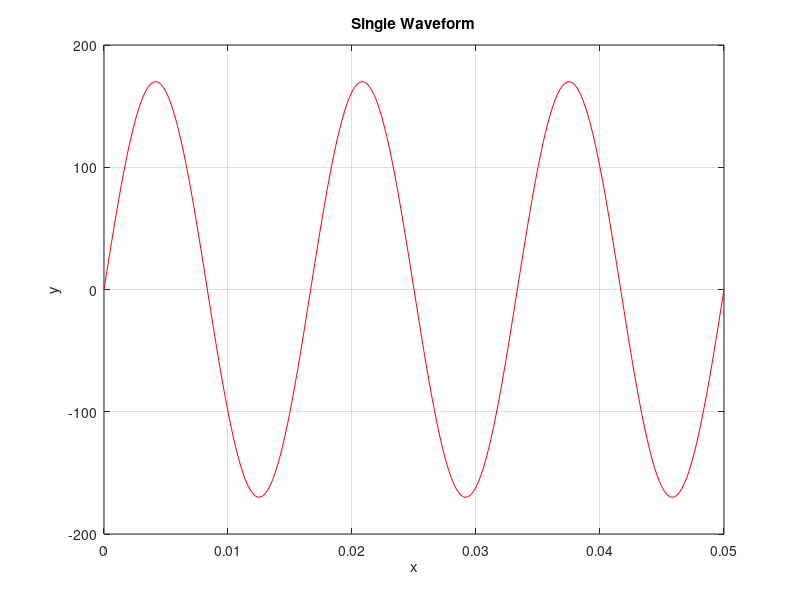
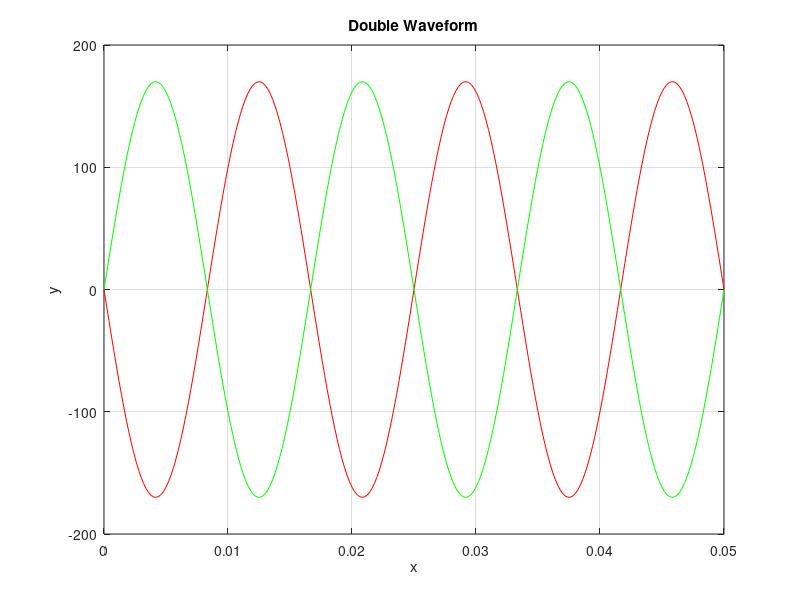
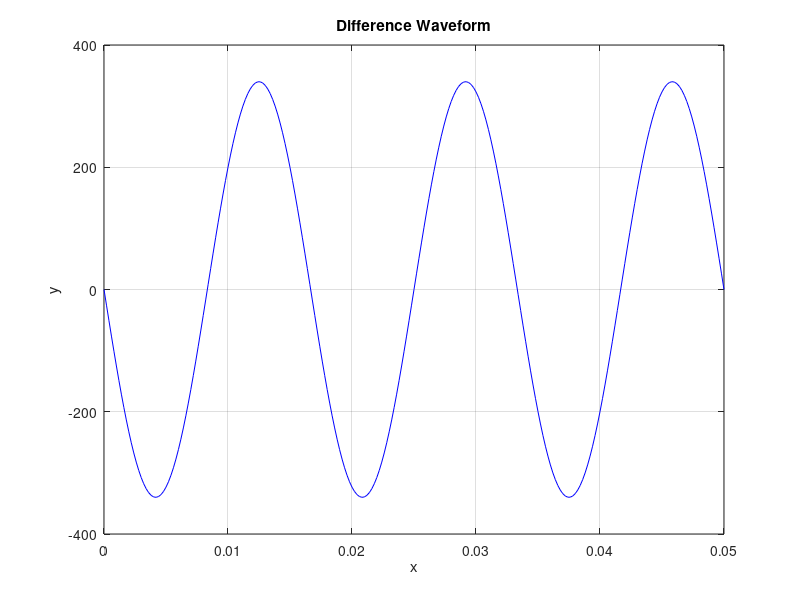
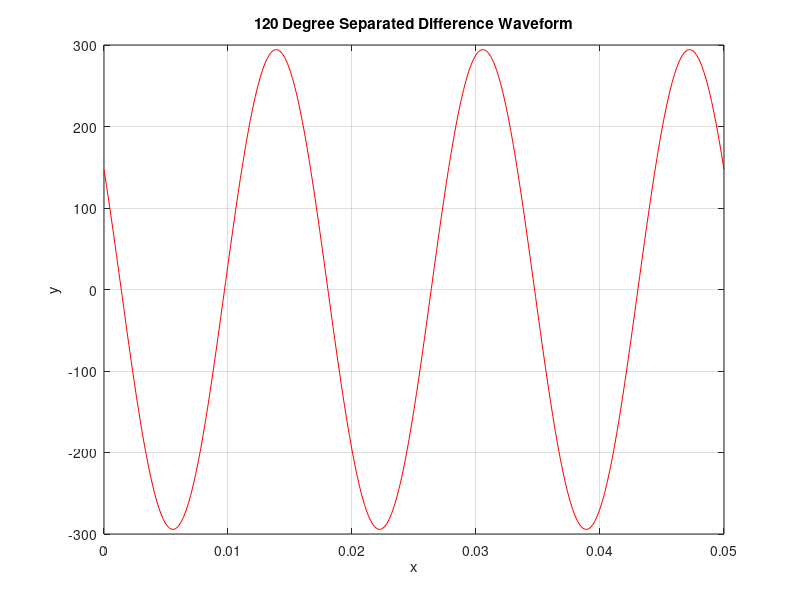

Here is the MATLAB script that generated these plots, in order:
%Project 2.6
clc; clear;
%Part 1

figure();
x = 0:.2e-3:50e-3;
y1 = 170*sin((2*pi)*60*x);
plot(x,y1, 'r');
title('Single Waveform');
grid;
xlabel('x');
ylabel('y');

%Part 2 
u1 = y1.^2;
RMS1 = sqrt(mean(u1));
z1 = rms(y1);% calculates the RMS value for the function
if(RMS1 == z1)
    fprintf('Waveform RMS is: %f\n',RMS1);  
end

%Part 3
figure();
y2 = -170*sin((2*pi)*60*x);
plot(x, y2, 'r', x, y1, 'g');
grid;
title('Double Waveform');
xlabel('x');
ylabel('y');

q1 = y2 - y1;%Difference Waveform
figure();
plot(x, q1, 'b');
title('Difference Waveform');
grid;
xlabel('x');
ylabel('y');
u2 = q1.^2;
RMS2 = sqrt(mean(u2));
z2 = rms(q1);
if(RMS2 == z2)
    fprintf('Difference Waveform RMS is: %f\n', RMS2);
end

%Part 4
figure();
y3 = 170*sin((2*pi)*60*x + (2*pi/3));
plot(x, y1, 'g', x, y3, 'b');
title('120 Degree Separated Waveforms');
xlabel('x');
ylabel('y');
grid;

q2 = y3 - y1;
plot(x, q2, 'r');
title('120 Degree Separated Difference Waveform');
xlabel('x');
ylabel('y');
grid;

u3 = q2.^2;
RMS3 = sqrt(mean(u3));
z3 = rms(q2);
if(RMS3 == z3)
    fprintf('120 Degree Separated Difference Waveform RMS is: %f\n', RMS3);
end    
